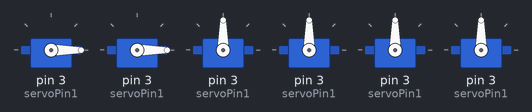
Simulated run of this sketch. Board: Arduino Uno, built with avr-gcc and run on an emulated ATmega328P. On the bench: 6 × servo.

Above: at 0.05 s.
At 3.0 s:
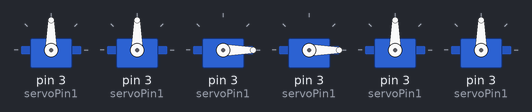
At 4.5 s:
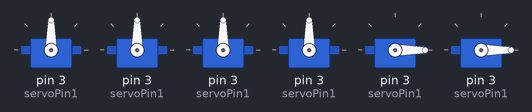
At 6.0 s:
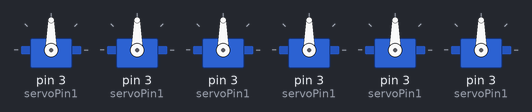
Timing chart, 0 to 7.8 s (numbered marks = the images above):
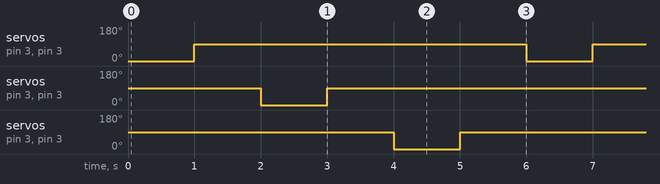

Measured:
- by itself, servo on pin 3 (servoPin1), servo on pin 3 (servoPin1), servo on pin 3 (servoPin1), servo on pin 3 (servoPin1), servo on pin 3 (servoPin1), servo on pin 3 (servoPin1): alternates 90° for 5.0 s and 0° for 1.0 s

The sketch:

servo__movement.ino
```cpp
// Include the Servo library
#include <Servo.h>
// Declare the Servo pin
int servoPin1 = 3;
int servoPin2 = 3;
int servoPin3 = 3;
int servoPin4 = 3;
int servoPin5 = 3;
int servoPin6 = 3;
// Create a servo object
Servo Servo1,Servo2,Servo3,Servo4,Servo5,Servo6;
void setup() {
   // We need to attach the servo to the used pin number
   Servo1.attach(servoPin1);
   Servo2.attach(servoPin2);
   Servo3.attach(servoPin3);
   Servo4.attach(servoPin4);
   Servo5.attach(servoPin5);
   Servo6.attach(servoPin6);
}
void loop(){
   // Make servo go to 0 degrees
   // Servo1.write(0);
   // delay(1000);
   // Make servo go to 90 degrees
   // Servo1.write(90);
   // delay(1000);
   // Make servo go to 180 degrees
   // Servo1.write(180);
   // delay(1000);

   //**** VALUES TO BE CHANGED ACCORDING TO MOVEMENT****

   // For Eyebrow Movement
   // Initial Condition
   Servo1.write(0);
   Servo2.write(0);
   delay(1000);
   // For Movement
   Servo1.write(90);
   Servo2.write(90);
   delay(1000);

   // For Hands Movement
   // Initial Condition
   Servo3.write(0);
   Servo4.write(0);
   delay(1000);
   // For Movement
   Servo3.write(90);
   Servo4.write(90);
   delay(1000);

   // For Legs Movement
   // Initial Condition
   Servo5.write(0);
   Servo6.write(0);
   delay(1000);
   // For Movement
   Servo5.write(90);
   Servo6.write(90);
   delay(1000);
}
```
